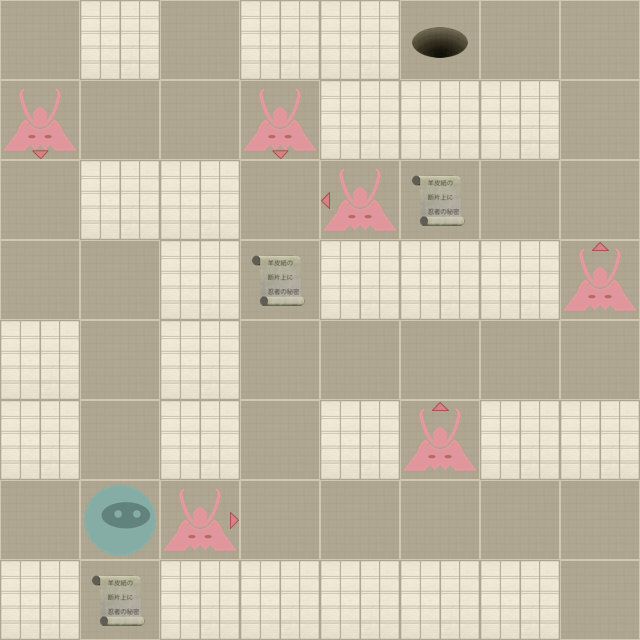

The image is a tile-based game level rendered from a .tmx file. Its description and source (layers, tilesets, objects; grid data summarised) follow:
An orthogonal 8x8 tile map with 80x80 px tiles, 2 tile layers (Level, Actors).

<map version="1.0" orientation="orthogonal" width="8" height="8" tilewidth="80" tileheight="80">
 <properties>
  <property name="moves" value="14" />
 </properties>
 <tileset firstgid="1" name="tiles" tilewidth="80" tileheight="80" spacing="2" margin="2">
  <image source="tiles-hd.png" width="512" height="512" />
  <tile id="0">
   <properties>
    <property name="actor" value="exit" />
   </properties>
  </tile>
  <tile id="2">
   <properties>
    <property name="actor" value="guard" />
    <property name="direction" value="down" />
   </properties>
  </tile>
  <tile id="3">
   <properties>
    <property name="actor" value="guard" />
    <property name="direction" value="left" />
   </properties>
  </tile>
  <tile id="4">
   <properties>
    <property name="actor" value="guard" />
    <property name="direction" value="right" />
   </properties>
  </tile>
  <tile id="5">
   <properties>
    <property name="actor" value="guard" />
    <property name="direction" value="up" />
   </properties>
  </tile>
  <tile id="7">
   <properties>
    <property name="actor" value="player" />
   </properties>
  </tile>
  <tile id="8">
   <properties>
    <property name="actor" value="scroll" />
   </properties>
  </tile>
  <tile id="9">
   <properties>
    <property name="wall" value="1" />
   </properties>
  </tile>
 </tileset>
 <layer name="Level" width="8" height="8">
  <data>[64 cells, 64 non-empty, 2 distinct tile ids]</data>
 </layer>
 <layer name="Actors" width="8" height="8">
  <data>[64 cells, 11 non-empty, 7 distinct tile ids]</data>
 </layer>
</map>
